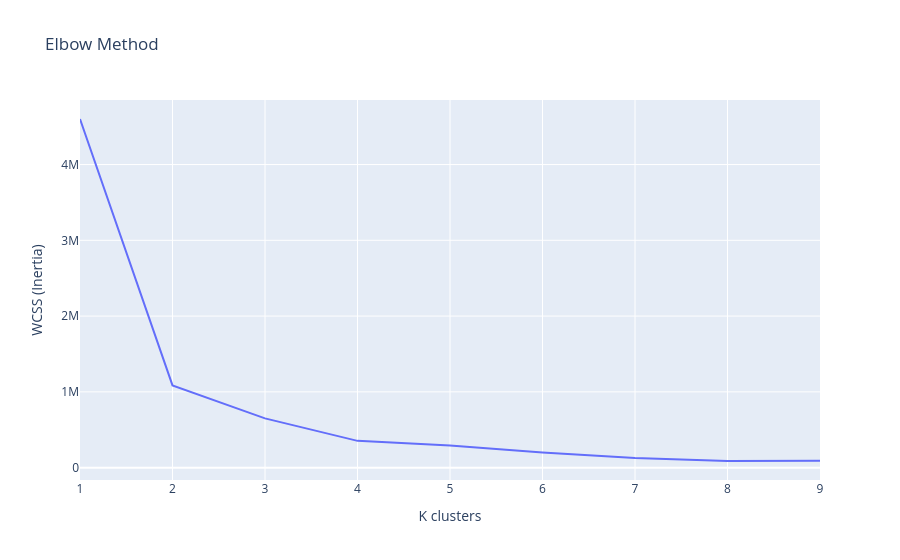

This figure's notebook cell:
### Code cell
# Elbow Method
# Lista para armazenar os valores de inércia (WCSS)
n_clusters = range(1, 10)
kmeans = [KMeans(n_clusters=i, random_state=42).fit(X) for i in n_clusters]
wcss = [kmeans[i].inertia_ for i in range(len(kmeans))]

# Plotando o gráfico
pltdf = pd.DataFrame({'K clusters': n_clusters, 'WCSS (Inertia)': wcss})
px.line(pltdf, x='K clusters', y='WCSS (Inertia)', title='Elbow Method')

### Figure 1 — Plotly figure (JSON) as saved in the notebook; plotly's stock layout.template omitted (floating-point values rounded to 4 significant figures)
{"data": [{"hovertemplate": "K clusters=%{x}<br>WCSS (Inertia)=%{y}<extra></extra>", "legendgroup": "", "line": {"color": "#636efa", "dash": "solid"}, "marker": {"symbol": "circle"}, "mode": "lines", "name": "", "orientation": "v", "showlegend": false, "type": "scatter", "x": [1, 2, 3, 4, 5, 6, 7, 8, 9], "xaxis": "x", "y": [4601000.0, 1086000.0, 650300.0, 353300.0, 290700.0, 200400.0, 128800.0, 87580.0, 89520.0], "yaxis": "y"}], "layout": {"legend": {"tracegroupgap": 0}, "title": {"text": "Elbow Method"}, "xaxis": {"anchor": "y", "domain": [0, 1], "title": {"text": "K clusters"}}, "yaxis": {"anchor": "x", "domain": [0, 1], "title": {"text": "WCSS (Inertia)"}}}}
